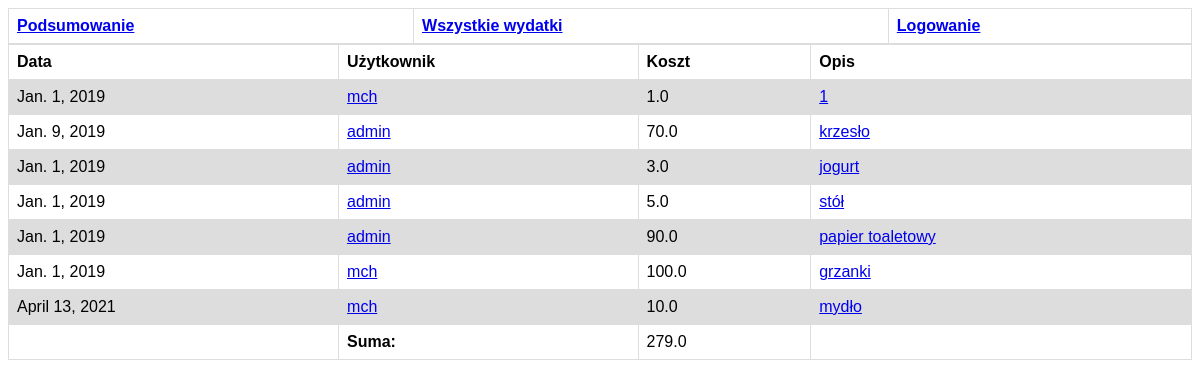
The page / on the database its author committed.
### rozliczenie/models.py (models this page shows, shortened)
class Expense(models.Model):
    description = models.CharField(max_length=200)
    price = models.FloatField()
    pub_date = models.DateField()
    user_id = models.ForeignKey(User, on_delete=models.CASCADE)

### rozliczenie/views.py (the view)
# urls.py: path('', views.expenses, name='expenses'),
def expenses(request):
    expense_list = Expense.objects.all()
    total = sum(expense.price for expense in expense_list)
    context = {'expense_list': expense_list, 'User': User, 'total': total}
    return render(request, 'index.html', context)

### rozliczenie/templates/index.html
{% extends 'base.html' %}
{% load static %}
{% block content %}
{% if expense_list %}
    <table>
        <tr>
            <th>Data</th>
            <th>Użytkownik</th>
            <th>Koszt</th>
            <th>Opis</th>
        </tr>
        {% for expense in expense_list %}
        <tr>
            <td>{{expense.pub_date}}</td>
            <td><a href="{% url 'user_detail' expense.user_id %}">{{expense.user_id}}</a></td>
            <td>{{expense.price}}</td>
            <td><a href="{% url 'expense_detail' expense.id %}">{{expense.description}}</a></td>
        </tr>
        {% endfor %}
        <tr>
            <td></td>
            <td><b>Suma:</b></td>
            <td>{{total}}</td>
            <td></td>
        </tr>
    </table>
{% endif %}
{% endblock %}

### rozliczenie/templates/base.html (shortened to what this page needs)
{% load static %}
<!DOCTYPE html>
<html lang="en">
<head>
    <link rel="stylesheet" type="text/css" href="{% static 'style.css' %}"/>
</head>
<body>
<table>
    <tr>
        <th><a href="{% url 'users' %}">Podsumowanie</a></th>
        <th><a href="{% url 'expenses' %}">Wszystkie wydatki</a></th>
        {% if user.is_authenticated %}
        <th><a href="{% url 'post_expense'%}">Dodaj produkt</a></th>
        <th><a href="{% url 'logout' %}">Wyloguj</a>(<a href="{% url 'user_detail' user.username %}">{{user.username}}</a>)</th>
        {% else %}
        <th><a href="{% url 'login' %}">Logowanie</a></th>
        {% endif %}
    </tr>
</table>
{% block content %}
{% endblock %}
</body>
</html>

### rozliczenie/static/style.css (style rules this page uses)
table { font-family: arial, sans-serif; border-collapse: collapse; width: 100%; }
td, th { border: 1px solid #dddddd; text-align: left; padding: 8px; }
tr:nth-child(even) { background-color: #dddddd; }

### rows shown on the page
Expense: pub_date "Jan. 1, 2019", user_id "mch", price "1.0", description "1"
Expense: pub_date "Jan. 9, 2019", user_id "admin", price "70.0", description "krzesło"
Expense: pub_date "Jan. 1, 2019", user_id "admin", price "3.0", description "jogurt"
Expense: pub_date "Jan. 1, 2019", user_id "admin", price "5.0", description "stół"
Expense: pub_date "Jan. 1, 2019", user_id "admin", price "90.0", description "papier toaletowy"
Expense: pub_date "Jan. 1, 2019", user_id "mch", price "100.0", description "grzanki"
Expense: pub_date "April 13, 2021", user_id "mch", price "10.0", description "mydło"

### other values the page prints
{{ total }} "279.0"
